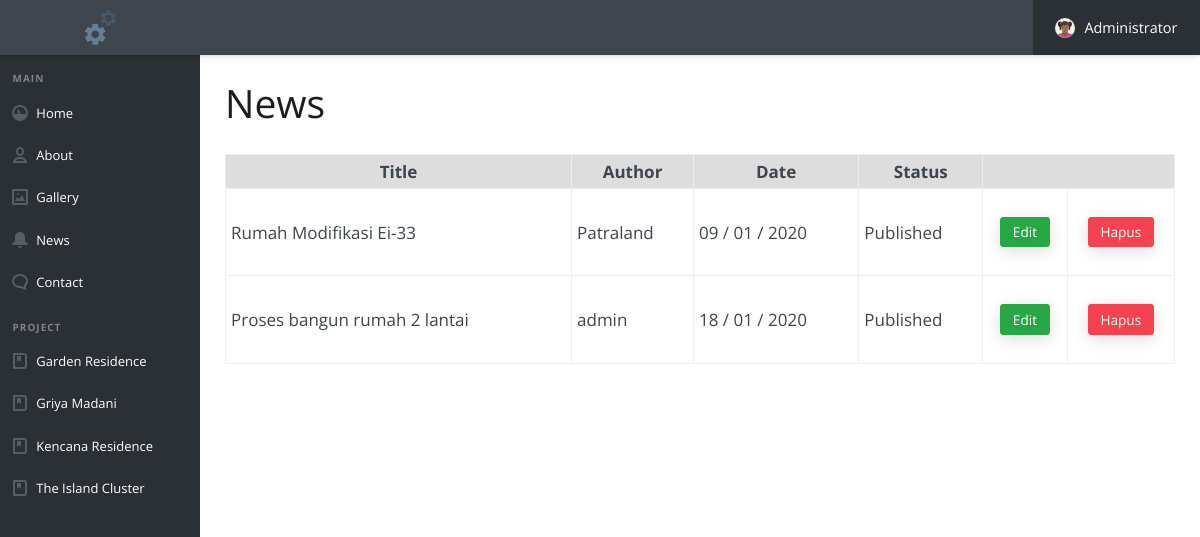
/adm/news.php (signed in), run on the app's committed database.
### tables this page shows
CREATE TABLE `tb_news` (
  `id_news` int(11) NOT NULL,
  `image` mediumtext NOT NULL,
  `title` mediumtext NOT NULL,
  `author` varchar(50) NOT NULL,
  `date` varchar(50) NOT NULL,
  `status` varchar(50) NOT NULL,
  `description` longtext NOT NULL
);

### adm/news.php (the view, shortened to what this page needs)
<?php
include("../config/conn.php");
?>
<!doctype html>
<html lang="en">
<head>
  <link rel="stylesheet" href="assets/css/style.css">
</head>
<body>
  <?php include("includes/header.php"); ?>
  <main class="cd-main-content">
    <?php include("includes/navbar.php"); ?>
    <div class="cd-content-wrapper">
      <h2>News</h2></h2><br>
      <p>
        <?php
        if (isset($_GET['pageno'])) {
          $pageno = $_GET['pageno'];
        } else {
          $pageno = 1;
        }
        $no_of_records_per_page = 10;
        $offset = ($pageno-1) * $no_of_records_per_page;
        $sql = "SELECT * FROM tb_news LIMIT $offset, $no_of_records_per_page";
        $res_data = mysqli_query($db,$sql);
        ?>
        <div style="overflow-x:auto;">
          <table cellpadding="5" width="100%" border=1>
            <tr style="background:#ddd; font-weight:bolder;">
              <th>Title</th>
              <th>Author</th>
              <th>Date</th>
              <th>Status</th>
              <th colspan="2"></th>
            </tr>
            <?php
            while($data = mysqli_fetch_array($res_data)) {
              ?>
              <tr>
                <td><?php echo $data['title']; ?></td>
                <td><?php echo $data['author']; ?></td>
                <td><?php echo $data['date']; ?></td>
                <td><?php echo $data['status']; ?></td>
                <td align="center"><br><a class="btn btn--primary btn--sm" style="background:#28a745;" href="edit-news.php?id=<?php echo $data['id_news']; ?>&act=edit">Edit</a><br><br></td>
                <td align="center"><br><a class="btn btn--accent btn--sm" href="?id=<?php echo $data['id_news']; ?>&act=del">Hapus</a><br><br></td>
              </tr>
            <?php } ?>
          </table>
        </div><br>
    </p>
  </div>
</main>
</body>
</html>

### adm/news.php (style rules this page uses)
table { font-size:17px; }

### data on the page
tb_news: title "Rumah Modifikasi Ei-33", author "Patraland", date "09 / 01 / 2020", status "Published"
tb_news: title "Proses bangun rumah 2 lantai", author "admin", date "18 / 01 / 2020", status "Published"
